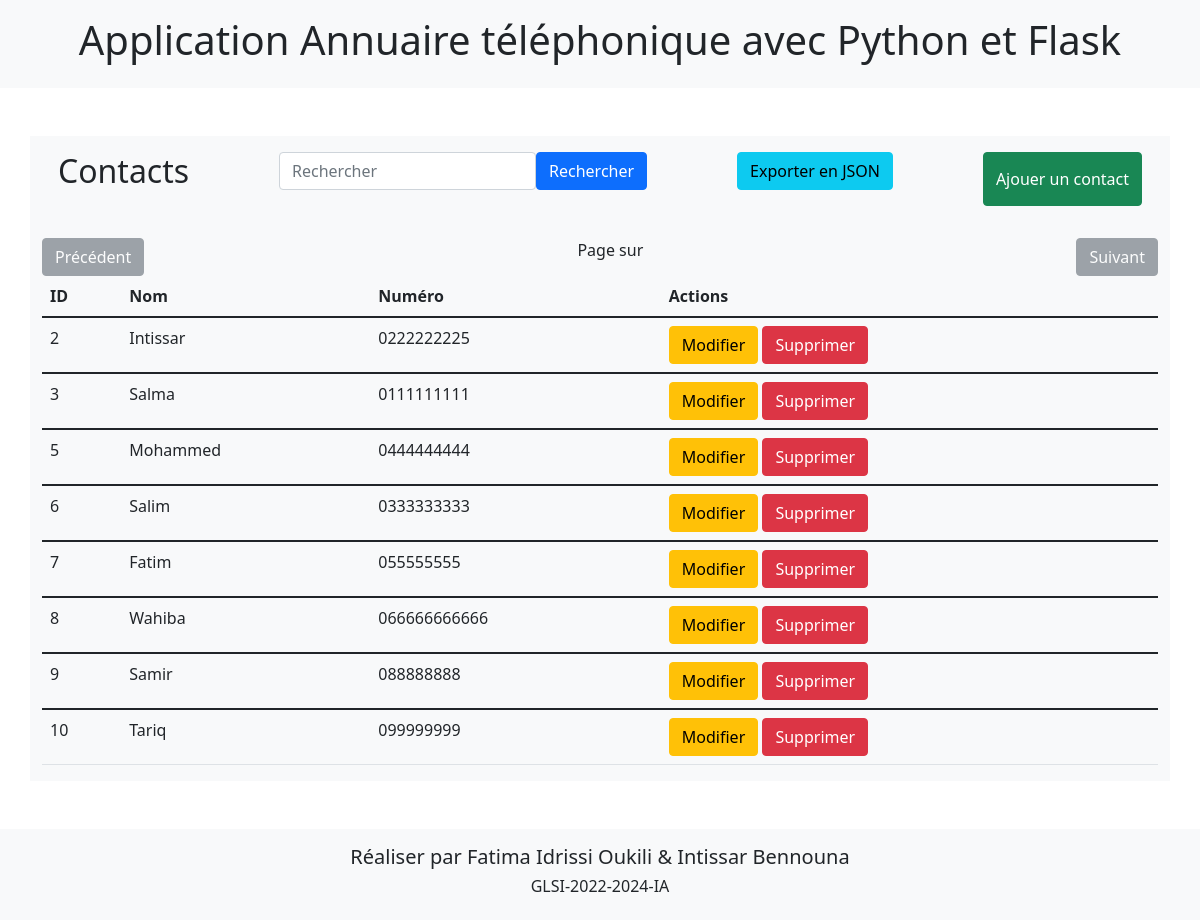
The page /recherche on the database its author committed.
### App.py (models this page shows, shortened)
class Contact(db.Model):
    id = db.Column(db.Integer, primary_key=True)
    name = db.Column(db.String(20), unique=True, nullable=False)
    phone = db.Column(db.String(120), unique=True, nullable=False)

### App.py (the view, shortened to what this page needs)
@app.route('/recherche', methods=['GET', 'POST'])
def Recherche():
    all_data = Contact.query.all()
    total_contacts = db.session.query(func.count(Contact.id)).scalar()
    return render_template('index.html', contacts=all_data, total_contacts=total_contacts)

### templates/index.html (shortened to what this page needs)
{% extends 'base.html' %}
{% block body %}
    <div class="container mt-5">
        <div class="row">
            <div class="col md-12 bg-light">
                <div class="p-3 d-flex justify-content-between">
                    <h2>Contacts</h2>
                    <form action="{{url_for('Recherche')}}" method="POST" class="d-flex">
                      <div class="mb-3">
                        <input type="text" class="form-control" id="search" name="search" placeholder="Rechercher">
                      </div>
                      <button type="submit" class="btn btn-primary mb-3">Rechercher</button>
                    </form>
                    <a href="{{ url_for('export_json') }}" class="btn btn-info mb-3">Exporter en JSON</a>
                    <button class="btn btn-success" data-bs-toggle="modal" data-bs-target="#addModal">Ajouer un contact</button>
                </div>
                <table class="table table-hover">
                    <thead>
                      <tr>
                        <th scope="col">ID</th>
                        <th scope="col">Nom</th>
                        <th scope="col">Numéro</th>
                        <th scope="col">Actions</th>
                      </tr>
                    </thead>
                    <tbody>
                      {% for row in search_results or contacts %}
                      <tr>
                        <td>{{row.id}}</td>
                        <td>{{row.name}}</td>
                        <td>{{row.phone}}</td>
                        <td>
                            <a href="/modifier/{{row.id}}" class="btn btn-warning" data-bs-toggle="modal" data-bs-target="#editModal{{row.id}}">Modifier</a>
                            <a href="/supprimer/{{row.id}}" class="btn btn-danger" onclick="return confirm('Est ce que vous êtes sure de supprimer cet contact ?')">Supprimer</a>
                        </td>
                      </tr>
                    </tbody>
{% endfor %}
{% if total_contacts > 5 %}
<div class="d-flex justify-content-between mt-3">
  {% if contacts.has_prev %}
      <a href="{{ url_for('Index', page=contacts.prev_num) }}" class="btn btn-primary">Précédent</a>
  {% else %}
      <span class="btn btn-secondary disabled">Précédent</span>
  {% endif %}
  <span>Page {{ contacts.page }} sur {{ contacts.pages }}</span>
  {% if contacts.has_next %}
      <a href="{{ url_for('Index', page=contacts.next_num) }}" class="btn btn-primary">Suivant</a>
  {% else %}
      <span class="btn btn-secondary disabled">Suivant</span>
  {% endif %}
</div>
{% endif %}
                  </table>
            </div>
        </div>
    </div>
{% include 'footer.html' %}
{%endblock%}

### templates/base.html (shortened to what this page needs)
<!DOCTYPE html>
<html lang="en">
<head>
    <link href="https://cdn.jsdelivr.net/npm/bootstrap@5.1.3/dist/css/bootstrap.min.css" rel="stylesheet">
</head>
<body>
    {% block body %} {%endblock%}
</body>
</html>

### templates/header.html
{% extends 'base.html' %}
{% block body %}
<div class="header-app p-3 bg-light">
    <div class="well text-center">
        <h1>Application Annuaire téléphonique avec Python et Flask </h1>
    </div>
</div>
{%endblock%}

### templates/footer.html
{% extends 'base.html' %}
{% block body %}
<div class="header-app p-3 bg-light mt-5">
    <div class="well text-center">
        <h5>Réaliser par Fatima Idrissi Oukili & Intissar Bennouna</h5>
        <h6>GLSI-2022-2024-IA</h6>
    </div>
</div>
{%endblock%}

### rows shown on the page
Contact: id "2", name "Intissar", phone "0222222225"
Contact: id "3", name "Salma", phone "0111111111"
Contact: id "5", name "Mohammed", phone "0444444444"
Contact: id "6", name "Salim", phone "0333333333"
Contact: id "7", name "Fatim", phone "055555555"
Contact: id "8", name "Wahiba", phone "066666666666"
Contact: id "9", name "Samir", phone "088888888"
Contact: id "10", name "Tariq", phone "099999999"
